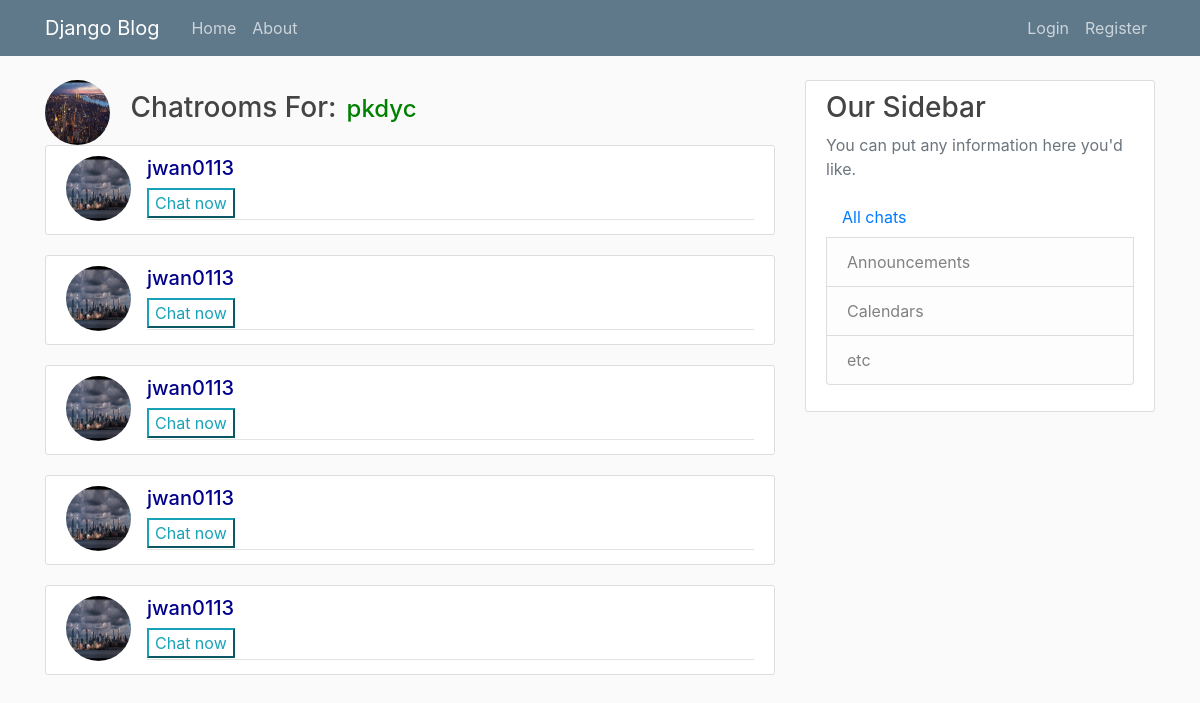
Screenshot of /chat/all_chats/ (signed in) with the database file from the repository.
### users/models.py (models this page shows, shortened)
class Profile(models.Model):
    user = models.OneToOneField(User, on_delete=models.CASCADE)
    image = models.ImageField(default='default.jpg', upload_to='profile_pics')

### chat/models.py (models this page shows, shortened)
class ChatRoom(models.Model):
    buyer = models.ForeignKey(User, on_delete=models.CASCADE, related_name="buyer")
    seller_invited = models.ForeignKey(User, on_delete=models.CASCADE, related_name="invited_chatter")

### chat/views.py (the view)
# urls.py: path('chat/all_chats/', login_required(SelfChatListView.as_view()), name='user_chat'),
class SelfChatListView(ListView):
    model = ChatRoom
    template_name = "chat/user_chats.html"  # <app>/<model>_<view_type>.html
    context_object_name = 'user_chats'
    paginate_by = 5  # Paginate the chat to be 5, users will only view top 5 chats
    def get_queryset(self):
        user = get_object_or_404(User, username=self.request.user.username)
        query_set = ChatRoom.objects.filter(Q(buyer=user) | Q(seller_invited=user))
        return query_set
    def get_context_data(self, **kwargs):
        context = super(SelfChatListView, self).get_context_data(**kwargs)
        context['user'] = User.objects.filter(username=self.request.user.username)
        user = get_object_or_404(User, username=self.request.user.username)
        context['user_chats'] = ChatRoom.objects.filter(Q(buyer=user) | Q(seller_invited=user))
        return context

### chat/templates/chat/user_chats.html (shortened to what this page needs)
{% extends "first_blog/base_template.html" %}
{% block content %}
    {% for user in user%}
        <img class ="rounded-circle article-img",
            src = "{{user.profile.image.url}}">
        <h3 style="display:inline-block" >Chatrooms For:
            <h4 style="display:inline-block; color:green; margin:10px">{{user.username}}</h4></h3>
    {% endfor %}
    {% for chat in user_chats %}
        {% if chat.buyer == self.request.user %}
            <article class="media content-section">
            <img class ="rounded-circle article-img", src = "{{chat.seller_invited.profile.image.url}}">
              <div class="media-body">
                <div class="article-metadata">
                  <h5 style="color:darkblue;">{{chat.seller_invited}}</h5>
                  <a class="mr-2" href = "{%url 'chatroom_detail' chat.id  %}" >
                    <button class="btn-outline-info" >Chat now</button></a>
                </div>
              </div>
            </article>
        {% else %}
            <article class="media content-section">
            <img class ="rounded-circle article-img", src = "{{chat.buyer.profile.image.url}}">
              <div class="media-body">
                <div class="article-metadata">
                  <h5 style="color:darkblue;">{{chat.buyer}}</h5>
                  <a class="mr-2" href = "{%url 'chatroom_detail' chat.id  %}" >
                    <button class="btn-outline-info" >Chat now</button></a>
                </div>
              </div>
            </article>
        {% endif %}
    {% endfor %}
{% endblock content %}

### first_blog/static/first_blog/main.css (style rules this page uses)
body { background: #fafafa; color: #333333; margin-top: 5rem; }
h1, h2, h3, h4, h5, h6 { color: #444444; }
.content-section { background: #ffffff; padding: 10px 20px; border: 1px solid #dddddd; border-radius: 3px; margin-bottom: 20px; }
.article-img { height: 65px; width: 65px; margin-right: 16px; }
.article-metadata { padding-bottom: 1px; margin-bottom: 4px; border-bottom: 1px solid #e3e3e3 }

### rows the page displays
ChatRoom: buyer.profile.image (picture), buyer "jwan0113"
ChatRoom: buyer.profile.image (picture), buyer "jwan0113"
ChatRoom: buyer.profile.image (picture), buyer "jwan0113"
ChatRoom: buyer.profile.image (picture), buyer "jwan0113"
ChatRoom: buyer.profile.image (picture), buyer "jwan0113"

### other values shown
{{ user.username }} "pkdyc"
